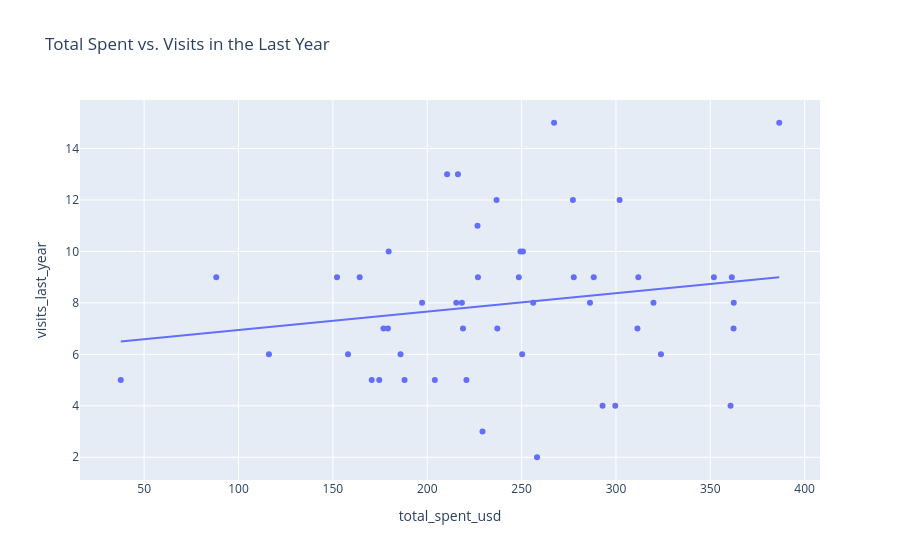

The notebook cell this image was saved under:
### Code cell
import plotly.express as px

fig = px.scatter(
    bakery,
    x="total_spent_usd",
    y="visits_last_year",
    title="Total Spent vs. Visits in the Last Year",
    trendline="ols",
)

fig.show()

### Figure 1 — Plotly figure (JSON) as saved in the notebook; plotly's stock layout.template omitted (floating-point values rounded to 4 significant figures)
{"data": [{"hovertemplate": "total_spent_usd=%{x}<br>visits_last_year=%{y}<extra></extra>", "legendgroup": "", "marker": {"color": "#636efa", "symbol": "circle"}, "mode": "markers", "name": "", "orientation": "v", "showlegend": false, "type": "scatter", "x": [351.9, 226.6, 37.59, 277.6, 218.4, 226.9, 286.2, 236.7, 267.2, 88.21, 174.6, 362.3, 248.5, 116.1, 164.2, 170.6, 258.2, 215.4, 197.3, 250.3, 288.2, 229.3, 204.0, 216.3, 277.2, 249.4, 311.4, 158.0, 188.0, 311.9, 185.8, 360.7, 362.4, 361.4, 179.6, 256.1, 210.5, 323.9, 386.5, 319.9, 250.7, 220.8, 301.9, 152.2, 292.9, 176.8, 299.6, 237.1, 218.9, 179.2], "xaxis": "x", "y": [9, 11, 5, 9, 8, 9, 8, 12, 15, 9, 5, 7, 9, 6, 9, 5, 2, 8, 8, 6, 9, 3, 5, 13, 12, 10, 7, 6, 5, 9, 6, 4, 8, 9, 10, 8, 13, 6, 15, 8, 10, 5, 12, 9, 4, 7, 4, 7, 7, 7], "yaxis": "y"}, {"hovertemplate": "<b>OLS trendline</b><br>visits_last_year = 0.00714391 * total_spent_usd + 6.23324<br>R<sup>2</sup>=0.032945<br><br>total_spent_usd=%{x}<br>visits_last_year=%{y} <b>(trend)</b><extra></extra>", "legendgroup": "", "marker": {"color": "#636efa", "symbol": "circle"}, "mode": "lines", "name": "", "showlegend": false, "type": "scatter", "x": [37.59, 88.21, 116.1, 152.2, 158.0, 164.2, 170.6, 174.6, 176.8, 179.2, 179.6, 185.8, 188.0, 197.3, 204.0, 210.5, 215.4, 216.3, 218.4, 218.9, 220.8, 226.6, 226.9, 229.3, 236.7, 237.1, 248.5, 249.4, 250.3, 250.7, 256.1, 258.2, 267.2, 277.2, 277.6, 286.2, 288.2, 292.9, 299.6, 301.9, 311.4, 311.9, 319.9, 323.9, 351.9, 360.7, 361.4, 362.3, 362.4, 386.5], "xaxis": "x", "y": [6.502, 6.863, 7.063, 7.32, 7.362, 7.406, 7.452, 7.48, 7.496, 7.513, 7.516, 7.561, 7.576, 7.643, 7.691, 7.737, 7.772, 7.778, 7.793, 7.797, 7.81, 7.852, 7.854, 7.871, 7.924, 7.927, 8.009, 8.015, 8.021, 8.024, 8.063, 8.078, 8.142, 8.213, 8.217, 8.278, 8.292, 8.326, 8.374, 8.39, 8.458, 8.461, 8.519, 8.547, 8.747, 8.81, 8.815, 8.822, 8.822, 8.995], "yaxis": "y"}], "layout": {"legend": {"tracegroupgap": 0}, "title": {"text": "Total Spent vs. Visits in the Last Year"}, "xaxis": {"anchor": "y", "domain": [0, 1], "title": {"text": "total_spent_usd"}}, "yaxis": {"anchor": "x", "domain": [0, 1], "title": {"text": "visits_last_year"}}}}
